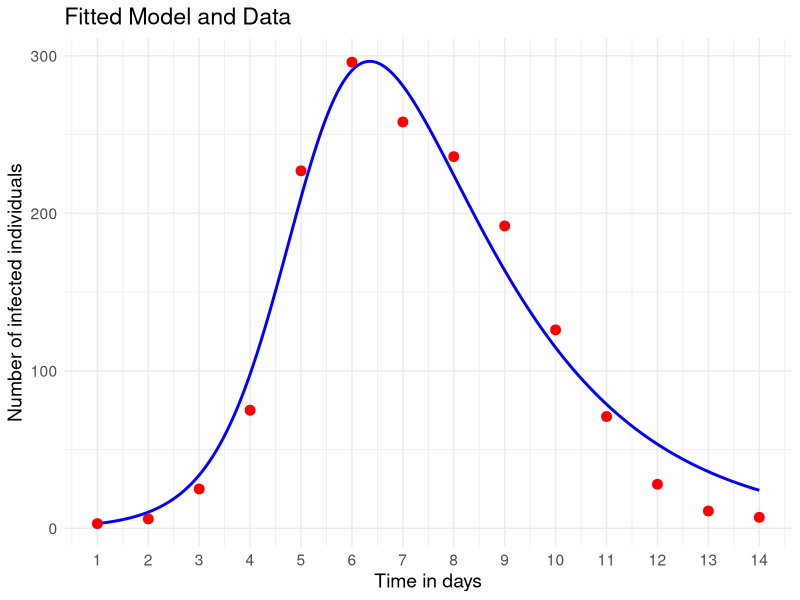
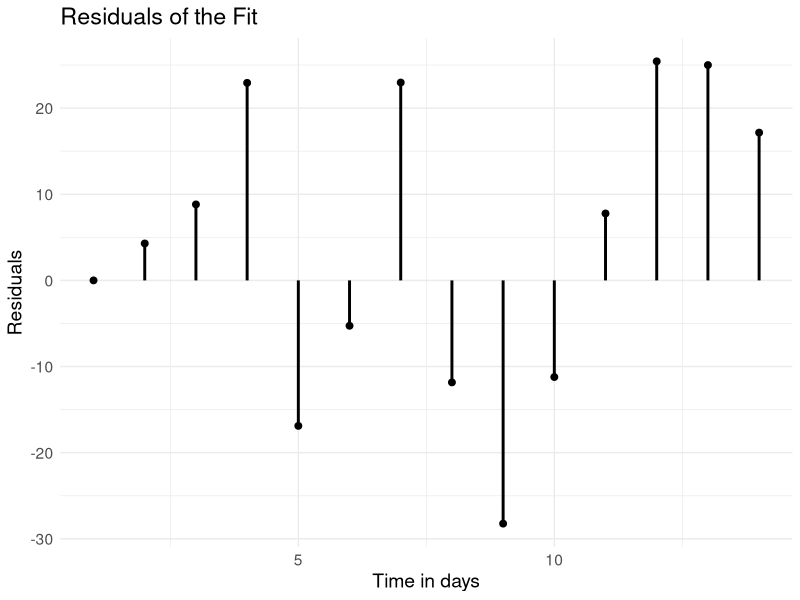

These figures' R source, in order:
# Start from a fresh workspace
rm(list=ls()) # clear workspace
if (!is.null(dev.list())){dev.off()} # clear figures
cat("\014") # clear console

# Required Libraries
if (!require("stats")) install.packages("stats")
library(stats)
if (!require("ggplot2")) install.packages("ggplot2")
library(ggplot2)
if (!require("tidyverse")) install.packages("tidyverse")
library(tidyverse)


# Initial conditions
N <- 763
I_init <- 3
R_init <- 0
S_init <- N - I_init - R_init

# Initial guesses
alpha <- 0.1
beta <- 0.001

# Initial conditions for state variables
init_cond <- c(S_init, I_init, R_init)

# Data from the table in Example 5.1
Idata <- c(3, 6, 25, 75, 227, 296, 258, 236, 192, 126, 71, 28, 11, 7)

# Time span
tspan <- seq(1, 14, by = 0.01)

# Vector with the initial guesses
par <- c(alpha, beta)

# SIR model function
SIR_model <- function(t_vec, y_init, par) {
  dt <- t_vec[2] - t_vec[1]
  alpha <- par[1]
  beta <- par[2]
  
  n <- length(t_vec)
  S <- numeric(n)
  I <- numeric(n)
  R <- numeric(n)
  
  S[1] <- y_init[1]
  I[1] <- y_init[2]
  R[1] <- y_init[3]
  
  for (t in 1:(n - 1)) {
    S[t + 1] <- S[t] - (beta * S[t] * I[t]) * dt
    I[t + 1] <- I[t] + (beta * S[t] * I[t] - alpha * I[t]) * dt
    R[t + 1] <- R[t] + alpha * I[t] * dt
  }
  cbind(S, I, R)
}

# Error function
err_in_dataSIR <- function(par, Idata, init_cond, tspan) {
  y <- SIR_model(tspan, init_cond, par)
  indices <- round(seq(1, length(tspan), length.out = length(Idata)))
  Infected <- y[indices,2]
  error_in_data <- sum((Infected - Idata)^2)
  is.na(error_in_data)
  if (is.na(error_in_data)){
    error_in_data <- 1e99
  }
  error_in_data
}

# Optimization to estimate parameters
opt <- optim(par, fn = err_in_dataSIR, Idata = Idata, init_cond = init_cond, tspan = tspan)
par_est <- opt$par

# Solve system with estimated parameters
y_est <- SIR_model(tspan, init_cond, par_est)

# Plot solution along with data
# data frame for model output
df_plot <- data.frame(
  Time = tspan,
  Infected = y_est[, 2]
)
# data frame for data
df_data <- data.frame(
  Time = 1:14,
  Infected = Idata
)

ggplot() +
  geom_line(data = df_plot, aes(x = Time, y = Infected), color = "blue", size = 1) +
  geom_point(data = df_data, aes(x = Time, y = Infected), color = "red", size = 3) +
  labs(x = "Time in days", y = "Number of infected individuals") +
  theme_minimal() +
  theme(text = element_text(size = 14)) +
  ggtitle("Fitted Model and Data") +
  scale_x_continuous(breaks = 1:14) +
  theme(legend.position = "none")

# Plot the residuals
indices <- round(seq(1, length(tspan), length.out = length(Idata)))
Infected <- y_est[indices, 2]
Residuals <- Infected - Idata

df_residuals <- data.frame(
  Time = 1:14,
  Residuals = Residuals
)

ggplot(df_residuals, aes(x = Time, y = Residuals)) +
  geom_segment(aes(x = Time, xend = Time, y = 0, yend = Residuals), size = 1) +
  geom_point(size = 2) +
  labs(x = "Time in days", y = "Residuals") +
  theme_minimal() +
  theme(text = element_text(size = 14)) +
  ggtitle("Residuals of the Fit")
